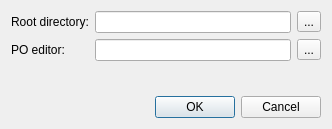
<?xml version="1.0" encoding="UTF-8"?>
<ui version="4.0">
 <class>ConfigDlg</class>
 <widget class="QDialog" name="ConfigDlg">
  <property name="geometry">
   <rect>
    <x>0</x>
    <y>0</y>
    <width>332</width>
    <height>129</height>
   </rect>
  </property>
  <property name="windowTitle">
   <string>Configure</string>
  </property>
  <layout class="QGridLayout" name="gridLayout">
   <item row="0" column="0" colspan="2">
    <widget class="QLabel" name="label">
     <property name="text">
      <string>Root directory:</string>
     </property>
     <property name="buddy">
      <cstring>rootDir</cstring>
     </property>
    </widget>
   </item>
   <item row="0" column="2">
    <layout class="QHBoxLayout" name="horizontalLayout">
     <item>
      <widget class="QLineEdit" name="rootDir"/>
     </item>
     <item>
      <widget class="QToolButton" name="btnRootDir">
       <property name="toolTip">
        <string>Choose root directory</string>
       </property>
       <property name="text">
        <string>...</string>
       </property>
      </widget>
     </item>
    </layout>
   </item>
   <item row="1" column="0">
    <widget class="QLabel" name="label_2">
     <property name="text">
      <string>PO editor:</string>
     </property>
     <property name="buddy">
      <cstring>editor</cstring>
     </property>
    </widget>
   </item>
   <item row="1" column="2">
    <layout class="QHBoxLayout" name="horizontalLayout_2">
     <item>
      <widget class="QLineEdit" name="editor"/>
     </item>
     <item>
      <widget class="QToolButton" name="btnEditor">
       <property name="toolTip">
        <string>Choose PO files editor</string>
       </property>
       <property name="text">
        <string>...</string>
       </property>
      </widget>
     </item>
    </layout>
   </item>
   <item row="2" column="2">
    <spacer name="verticalSpacer">
     <property name="orientation">
      <enum>Qt::Vertical</enum>
     </property>
     <property name="sizeHint" stdset="0">
      <size>
       <width>20</width>
       <height>40</height>
      </size>
     </property>
    </spacer>
   </item>
   <item row="3" column="1" colspan="2">
    <widget class="QDialogButtonBox" name="buttonBox">
     <property name="orientation">
      <enum>Qt::Horizontal</enum>
     </property>
     <property name="standardButtons">
      <set>QDialogButtonBox::Cancel|QDialogButtonBox::Ok</set>
     </property>
    </widget>
   </item>
  </layout>
 </widget>
 <tabstops>
  <tabstop>rootDir</tabstop>
  <tabstop>btnRootDir</tabstop>
  <tabstop>btnEditor</tabstop>
 </tabstops>
 <resources/>
 <connections>
  <connection>
   <sender>buttonBox</sender>
   <signal>accepted()</signal>
   <receiver>ConfigDlg</receiver>
   <slot>accept()</slot>
   <hints>
    <hint type="sourcelabel">
     <x>222</x>
     <y>98</y>
    </hint>
    <hint type="destinationlabel">
     <x>157</x>
     <y>113</y>
    </hint>
   </hints>
  </connection>
  <connection>
   <sender>buttonBox</sender>
   <signal>rejected()</signal>
   <receiver>ConfigDlg</receiver>
   <slot>reject()</slot>
   <hints>
    <hint type="sourcelabel">
     <x>290</x>
     <y>104</y>
    </hint>
    <hint type="destinationlabel">
     <x>286</x>
     <y>113</y>
    </hint>
   </hints>
  </connection>
 </connections>
</ui>
